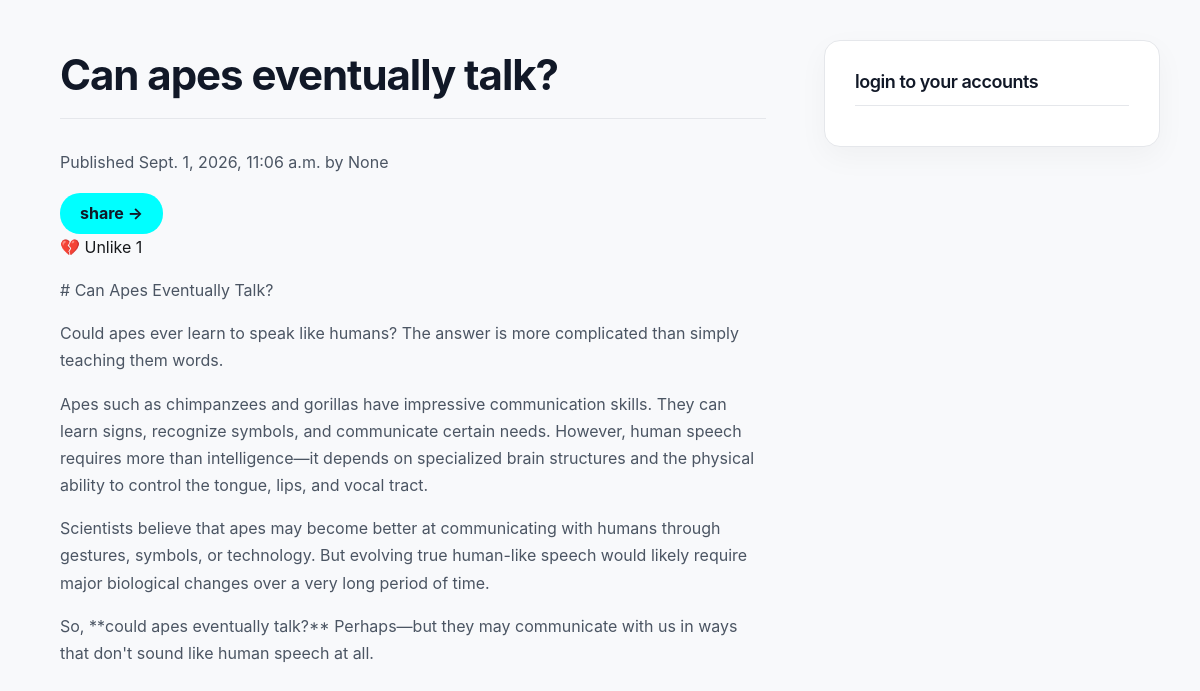
/1/, run on the app's committed database.
### post/models.py (models this page shows, shortened)
class Post(models.Model):
    class Status(models.TextChoices):
        DRAFT = "draft", "Draft"
        PUBLISHED = "published", "Published"
    title = models.CharField(max_length=255)
    slug = models.SlugField()
    author = models.ForeignKey(
        User, on_delete=models.CASCADE, related_name="blog_posts",null=True,blank=True
    )
    publish = models.DateTimeField(null=True, blank=True)
    status = models.CharField(
        max_length=10, choices=Status.choices, default=Status.DRAFT
    )
    created_at = models.DateTimeField(auto_now_add=True)
    updated_at = models.DateTimeField(auto_now=True)
    content = models.TextField(default="")
    objects = models.Manager()

### post/views.py (the view)
# urls.py: path("<int:id>/", post_detail, name="post_detail"),
def post_detail(request, id):
    post = get_object_or_404(Post, id=id)
    if not request.session.session_key:
        request.session.create()
    session_key = request.session.session_key
    user_has_liked = Like.objects.filter(
        session_key=session_key,
        post=post
    ).exists()
    return render(
        request,
        "post/post_detail.html",
        {
            "post": post,
            "user_has_liked": user_has_liked,
        }
    )

### post/templates/post/post_detail.html (shortened to what this page needs)
{% extends "base.html" %}
{% block content %}
    <h1>{{ post.title }}</h1>
    <p>
        Published {{ post.publish }} by {{ post.author }}
    </p>
    <a href="{% url 'post:share_post' post.id %}">
     <button style="background-color: aqua; padding: 7px 20px;border-radius: 20px; font-weight: bold;">
        share ->
     </button>
</a>
    <form method="POST" action="{% url 'post:toggle_like' post.id %}" style="display: flex; gap: 8px;">
    <button type="submit">
        {% if user_has_liked %}
            💔 Unlike
        {% else %}
            ❤️ Like
        {% endif %}
        {{ post.likes.count }}
    </button>
</form>
    {{ post.content|linebreaks }}
{% endblock %}

### post/static/css/blog.css (style rules this page uses)
* { box-sizing: border-box; }
html { scroll-behavior: smooth; }
body { margin: 0; padding: 0; background: #f8f9fb; color: #17191c; font-family: -apple-system, BlinkMacSystemFont, "Segoe UI", Roboto, Helvetica, Arial, sans-serif; line-height: 1.7; }
a { color: #111827; text-decoration: none; transition: color 0.2s ease, opacity 0.2s ease; }
h1, h2, h3 { color: #111827; line-height: 1.2; letter-spacing: -0.025em; }
h1 { font-size: 42px; font-weight: 700; margin: 0 0 30px; padding-bottom: 18px; border-bottom: 1px solid #e5e7eb; }
button { all: unset; cursor: pointer; }
p { color: #4b5563; }
form { width: 100%; }

### data on the page
Post: title "Can apes eventually talk?", publish "Sept. 1, 2026, 11:06 a.m.", author "None", likes.count "1", content "# Can Apes Eventually Talk? Could apes ever learn to speak like humans? The answer is more complicated than simply teaching them words. Apes such as chimpanzees and gorillas have impressive communication skills. They can learn signs, recognize symbols, and communicate certain needs. However, human speech requires more than intelligence—it depends on specialized brain structures and the physical ability to control the tongue, lips, and vocal tract. Scientists believe that apes may become better at communicating with humans through gestures, symbols, or technology. But evolving true human-like speech would likely require major biological changes over a very long period of time. So, **could…"
